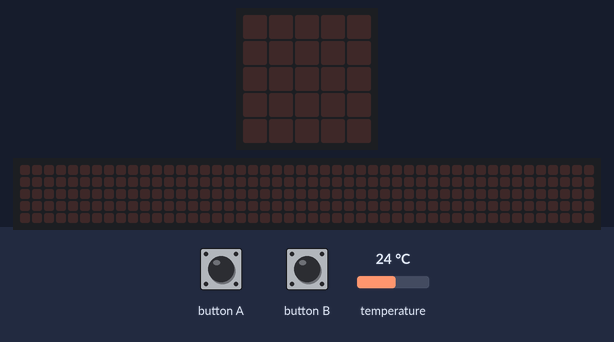
Simulated run of this program. Board: BBC micro:bit (MakeCode). Shown: the board's 5×5 LED display, a strip that is not on the board, showing the scrolling text unrolled. The inputs (shaded band) are chosen by the test bench; at power-on: temperature 24 °C. The 48×5 strip is a reading aid, not a part: it shows the text the display is scrolling, unrolled, one strip-width of it at a time.

Above: at 1.2 s.
1.3 s: button A pressed for 0.15 s
At 4.2 s:
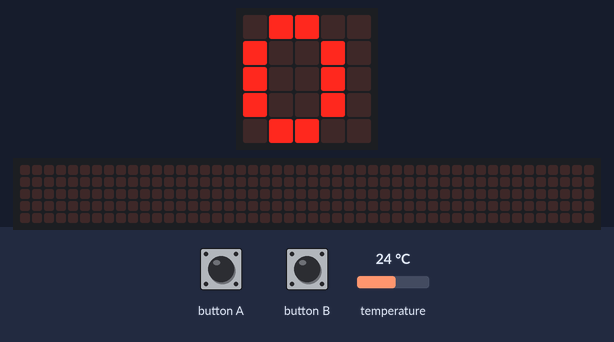
4.3 s: button B pressed for 3.2 s
At 7.38 s:
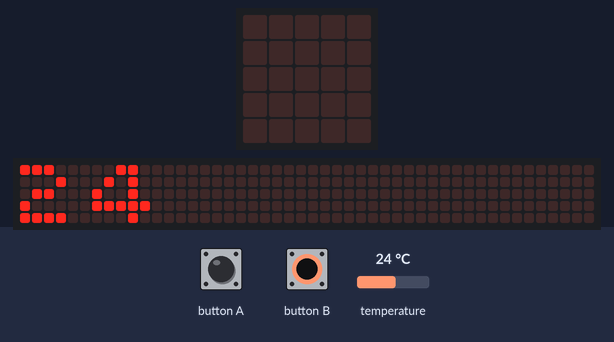
9.0 s: button A pressed for 1 s
At 9.19 s:
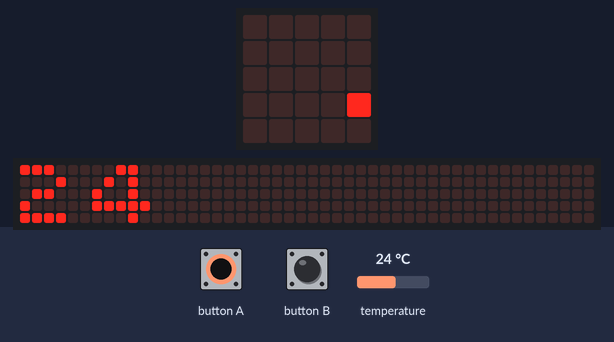
12.0 s: button B pressed for 0.15 s
At 13.69 s:
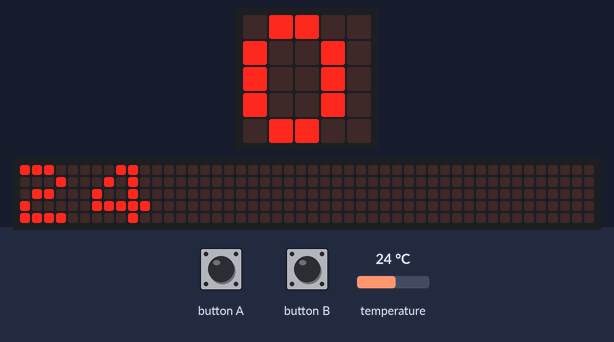
15.1 s: button A pressed for 0.15 s
At 15.19 s:
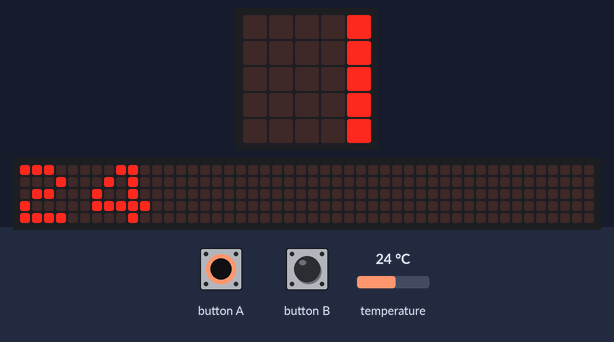
18.1 s: button A pressed for 3.2 s
At 19.99 s:
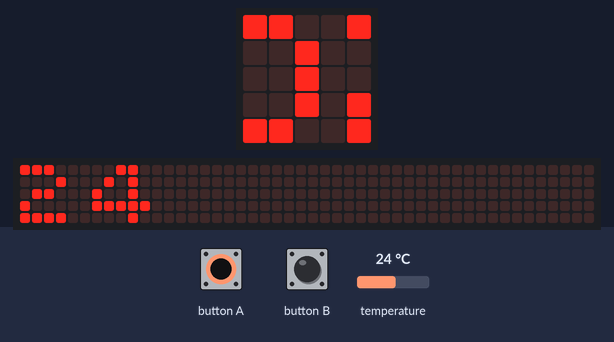

Measured:
- after the input at 1.3 s, the display: first changes at once (image 1 shows a later state)
- after the input at 4.3 s, the display: first changes after 0.45 s (image 2 shows a later state)
- after the input at 15.1 s, the display: changes at once (image 5)

The program:

main.ts
```typescript
radio.onReceivedNumber(function (receivedNumber) {
    basic.showNumber(lectura)
    basic.pause(100)
    basic.showNumber(lectura)
    basic.pause(100)
    basic.showNumber(lectura)
    basic.pause(100)
})
radio.onReceivedString(function (receivedString) {
    radio.setGroup(1)
})
let lectura = 0
radio.setGroup(19)
basic.forever(function () {
    if (input.buttonIsPressed(Button.A)) {
        basic.showNumber(input.temperature())
    }
})
basic.forever(function () {
    if (input.buttonIsPressed(Button.B)) {
        basic.showNumber(input.temperature())
    }
})
basic.forever(function () {
    if (input.buttonIsPressed(Button.A)) {
        lectura = pins.digitalReadPin(DigitalPin.P0)
        basic.clearScreen()
        basic.pause(100)
        basic.showNumber(0)
    }
    if (input.buttonIsPressed(Button.A)) {
        basic.showNumber(input.temperature())
    }
})
```

test.ts
```typescript
// aquí va el archivo "tests"; esto no se compilará cuando este paquete se utilice como una extensión.
```
